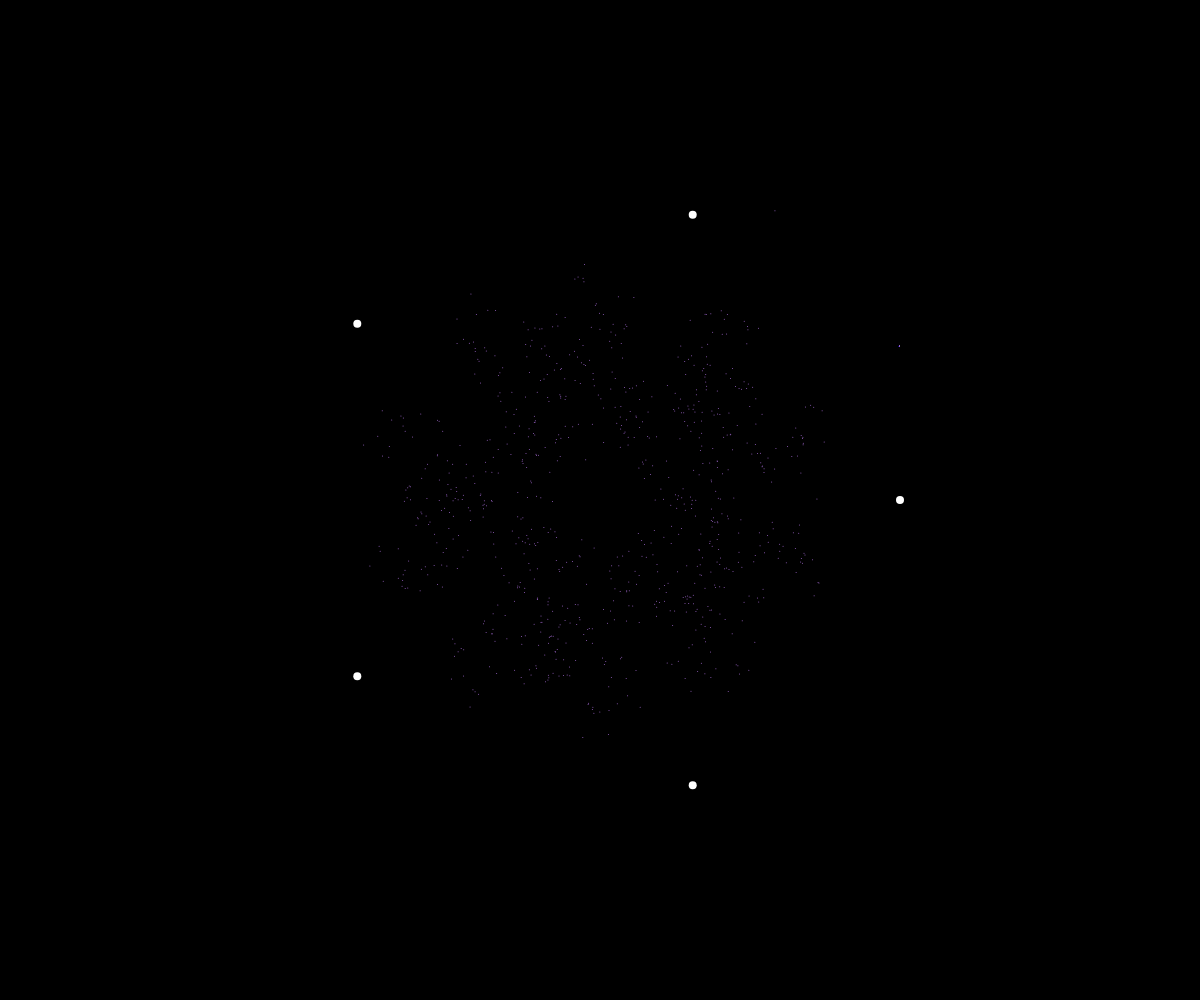
Frame 1 (no input)
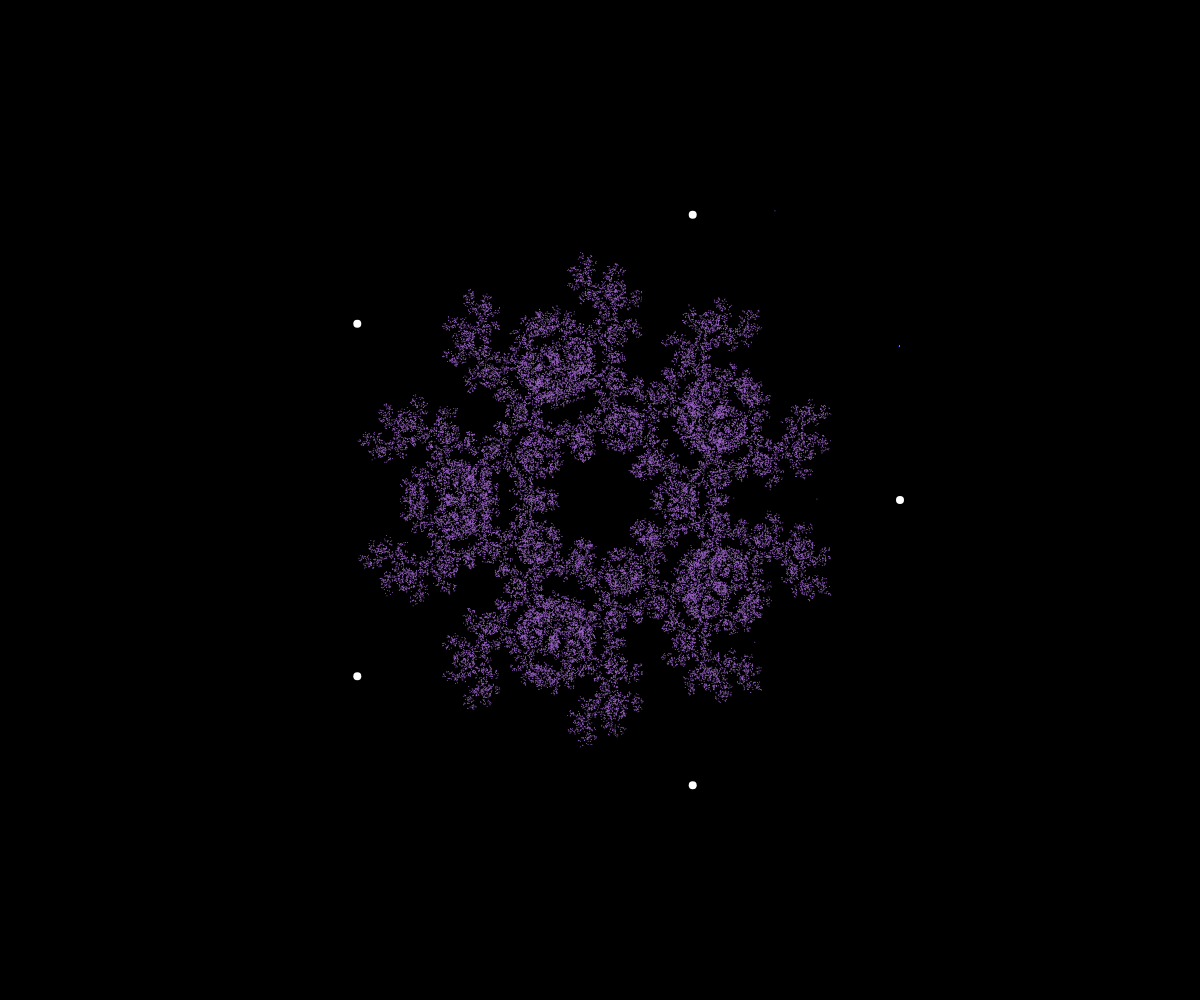
Frame 60 (no input)
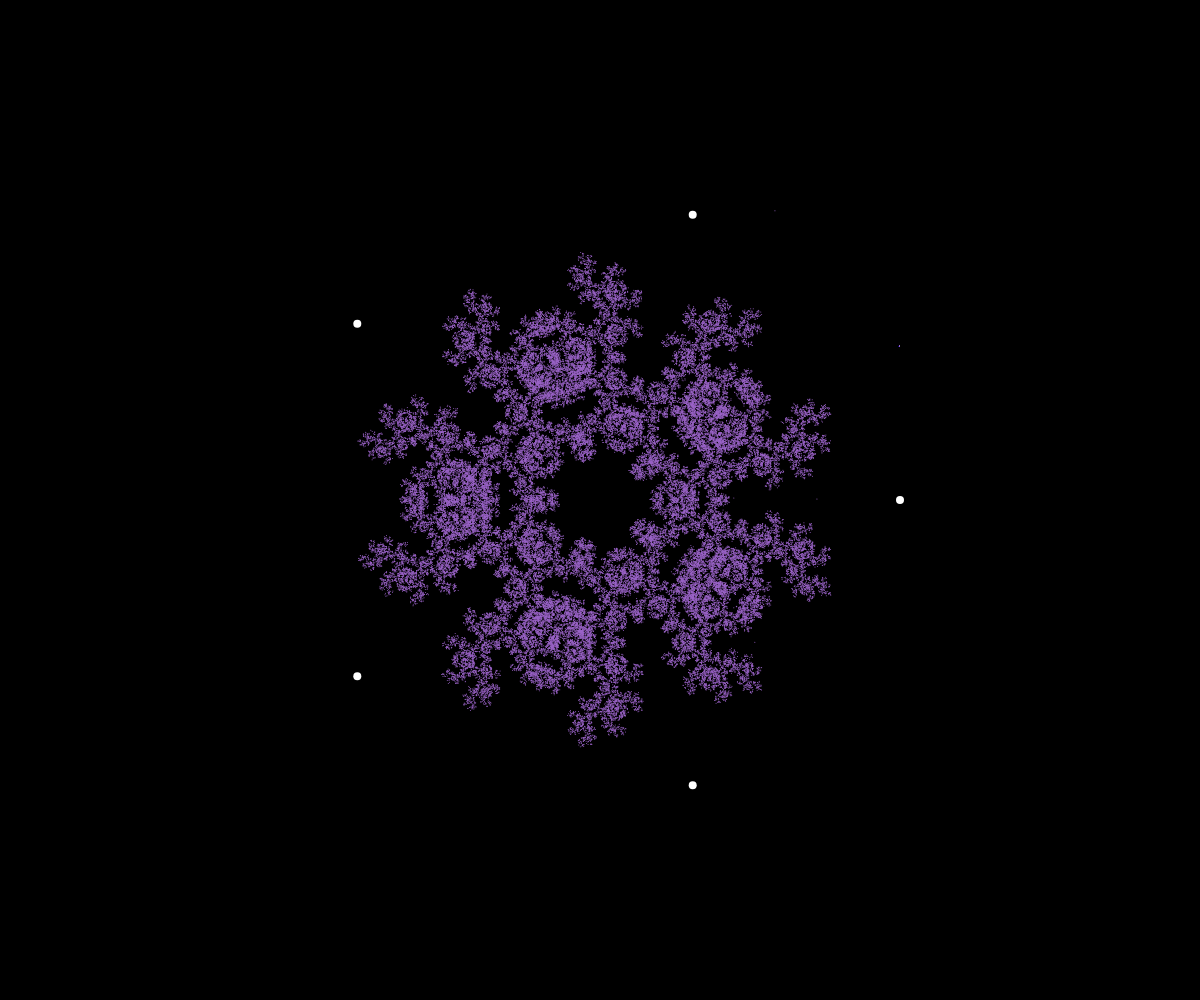
Frame 120 (the mouse pressed at the canvas centre since frame 60)

The p5.js sketch that drew these frames (run headless with seeded random() and noise() and a simulated clock; from frame 60 on, the mouse is pressed at the canvas centre):

// p5.js sketch
// ── sketch.js
let points;

let current;

let percent=0.5;

let previous;

function setup() {
  createCanvas(windowWidth, windowHeight);

	points=[];

	const n=5;
	for(let i=0;i<n;i++){
		let angle=i*TWO_PI/n;
		let v=p5.Vector.fromAngle(angle);
		v.mult(width/4);
		v.add(width/2,height/2);
		points.push(v);
	}
	reset();

}

function reset(){
  createCanvas(windowWidth, windowHeight);


	current=createVector(random(width),random(height));


	x=random(width);
	y=random(height);


  background(0);
	stroke(255);
	strokeWeight(8);

	for(let p of points){
		point(p.x,p.y);
	}
}

function draw() {


	if(frameCount%200==0){
		//reset();
	}

	for(let i=0;i<1000;i++){
		strokeWeight(1);
		point(x,y);

		let next=random(points);
		stroke(155,100,200);
		if(previous!=next){
		current.x=lerp(current.x,next.x,percent);
		current.y=lerp(current.y,next.y,percent);

		point(current.x,current.y);
		}
		previous=next;

	}

}
